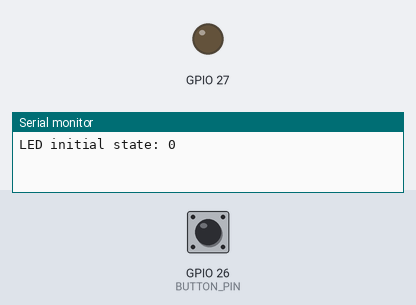
Recording of a sketch running on a simulated ESP32. On the bench: output pins drawn as LEDs (lit = HIGH), the last lines printed to the serial monitor. The inputs (shaded band) are chosen by the test bench; at power-on: GPIO 26 (BUTTON_PIN) HIGH.

Above: at 1.2 s.
1.3 s: GPIO 26 (BUTTON_PIN) pulled LOW for 0.15 s
At 1.7 s:
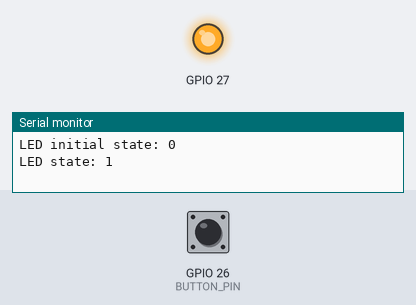
2.9 s: GPIO 26 (BUTTON_PIN) pulled LOW for 1 s
At 4.1 s:
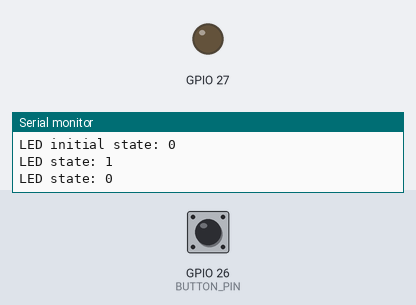
5.4 s: GPIO 26 (BUTTON_PIN) pulled LOW for 3.2 s
At 6.0 s:
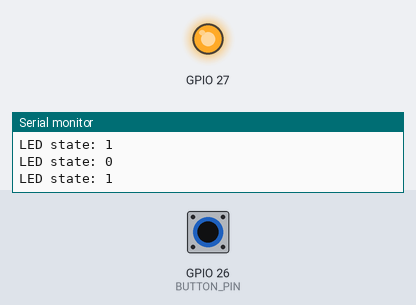
Timing chart, 0 to 8.4 s (numbered marks = the images above; inputs shaded):
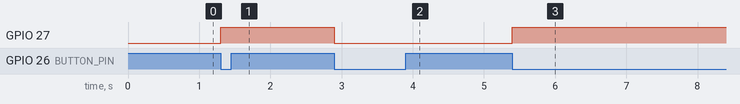

Measured:
- after the input at 1.3 s, GPIO 27: LOW → HIGH at once
- after the input at 2.9 s, GPIO 27: HIGH → LOW at once
- after the input at 5.4 s, GPIO 27: LOW → HIGH at once

The sketch:

sketch.ino
```cpp
#include "ModestIoT.h"
#include "ToggableLedDevice.h"

// --- CONFIGURACIÓN DE PARÁMETROS CONSTANTES ---
// Explicación para principiantes: #define define constantes que el compilador reemplaza antes de compilar el código.
#define LED_INITIAL_STATE false ///< Estado inicial del LED (false = APAGADO).
#define DEBOUNCE_DELAY_MS 200 ///< Tiempo de rebote (debounce) en milisegundos para evitar múltiples lecturas falsas al presionar el botón.

// Instanciamos (creamos) el objeto de nuestro dispositivo IoT.
// Este objeto encapsula el botón, el LED y la lógica que los une.
ToggableLedDevice device; ///< Instancia de la clase ToggableLedDevice.

/**
 * @brief ISR (Rutina de Servicio de Interrupción) para disparar eventos de botón presionado con eliminación de rebote.
 *
 * Explicación para principiantes: Una interrupción física detiene momentáneamente lo que la CPU está haciendo para
 * ejecutar esta función de inmediato cuando el pin del botón cambia de estado.
 * Se ejecuta cuando el pin del botón detecta un flanco de bajada (FALLING), es decir, pasa de HIGH (voltaje alto/suelto)
 * a LOW (voltaje bajo/presionado).
 * La eliminación de rebote (debouncing) asegura que solo se procese un evento por pulsación real, ya que los botones físicos
 * generan ruidos eléctricos oscilantes muy rápidos que podrían interpretarse como múltiples pulsaciones.
 */
void IRAM_ATTR triggerButtonPressedEvent() {
    static unsigned long lastPress = 0; // Almacena el tiempo de la última pulsación válida.
    unsigned long now = millis();       // Obtiene el tiempo actual desde que se encendió la placa (en milisegundos).

    // Si ha pasado suficiente tiempo (200 ms) desde la última pulsación, se considera una pulsación válida.
    if (now - lastPress > DEBOUNCE_DELAY_MS) {
        // Le notificamos a nuestro dispositivo que ocurrió un evento de botón presionado.
        device.triggerButtonEvent(Button::BUTTON_PRESSED_EVENT);
        lastPress = now; // Actualizamos el tiempo de la última pulsación válida.
    }
}

/**
 * @brief Función de configuración inicial del sistema.
 *
 * Se ejecuta una sola vez al encender o reiniciar el microcontrolador.
 */
void setup() {
    Serial.begin(115200); // Inicializa la comunicación serial para poder imprimir mensajes de depuración en la computadora.
    Serial.printf("LED initial state: %d\n", device.getLed().getState()); // Reporta el estado inicial del LED en la terminal serial.

    // Configura la interrupción física en el pin del botón.
    // digitalPinToInterrupt: Traduce el número del pin GPIO al canal de interrupción del hardware.
    // triggerButtonPressedEvent: La función (ISR) que se llamará inmediatamente cuando ocurra el evento.
    // FALLING: Indica que la interrupción se dispara cuando el voltaje del pin cae (de 1 a 0, al presionar el botón).
    attachInterrupt(digitalPinToInterrupt(ToggableLedDevice::BUTTON_PIN), triggerButtonPressedEvent, FALLING);
}

/**
 * @brief Bucle principal de ejecución.
 *
 * Se ejecuta repetidamente de manera infinita después de que termina setup().
 */
void loop() {
    // ¡No se necesita hacer sondeo (polling) constante aquí!
    // Las interrupciones del hardware (ISR) y la arquitectura de eventos del framework
    // se encargan de manejar todo automáticamente de forma asíncrona.
}
```

Actuator.cpp
```cpp
#include "Actuator.h"

// Constructor de la clase Actuator
// Explicación para principiantes: Inicializa los atributos 'pin' y 'handler' (manejador de comandos) del actuador.
Actuator::Actuator(int pin, CommandHandler* commandHandler)
    : pin(pin), handler(commandHandler) {}

// Método para procesar un comando recibido por el actuador
// Explicación para principiantes: Si el actuador tiene registrado un manejador de comandos (handler != nullptr),
// se propaga el comando a ese manejador para realizar acciones adicionales o llevar el registro.
void Actuator::handle(Command command) {
    if (handler != nullptr) {
        handler->handle(command);
    }
}

// Método para cambiar o actualizar dinámicamente el manejador de comandos
void Actuator::setHandler(CommandHandler* commandHandler) {
    handler = commandHandler;
}
```

Actuator.h
```cpp
#ifndef ACTUATOR_H
#define ACTUATOR_H


#include "CommandHandler.h"

/**
 * @brief Clase base Actuator que implementa la interfaz CommandHandler.
 *
 * Explicación para principiantes: Un "Actuador" es cualquier componente de salida que realiza una acción física
 * en el mundo real (por ejemplo: un LED, un servomotor, un relé para encender un motor).
 * Hereda de CommandHandler porque recibe comandos u órdenes para saber qué acción ejecutar.
 */
class Actuator : public CommandHandler {
protected:
    int pin; ///< Pin GPIO físico asignado a este actuador en la placa.
    CommandHandler* handler; ///< Puntero al manejador de comandos opcional que recibirá la confirmación o propagación de los comandos.

public:
    /**
     * @brief Constructor de la clase Actuator.
     * @param pin El pin GPIO físico para el actuador.
     * @param commandHandler Puntero a un CommandHandler para procesar o propagar los comandos (por defecto: nullptr / nulo).
     */
    Actuator(int pin, CommandHandler* commandHandler = nullptr);

    /**
     * @brief Maneja un comando propagándolo al manejador asignado.
     * @param command El comando que se va a procesar.
     */
    void handle(Command command) override;

    /**
     * @brief Asigna o actualiza el manejador de comandos para este actuador.
     * @param commandHandler Puntero al nuevo CommandHandler.
     */
    void setHandler(CommandHandler* commandHandler);
};

#endif // ACTUATOR_H
```

Button.cpp
```cpp
#include "Button.h"
#include <Arduino.h> // Incluye la biblioteca base de Arduino para poder usar pinMode e INPUT_PULLUP.

// Inicializamos el evento estático predefinido del botón pasándole su identificador único.
const Event Button::BUTTON_PRESSED_EVENT = Event(BUTTON_PRESSED_EVENT_ID);

// Constructor de la clase Button
// Explicación para principiantes: Llama al constructor de la clase base 'Sensor' pasándole el pin y el eventHandler.
// Luego ejecuta pinMode(pin, INPUT_PULLUP) para configurar el hardware.
Button::Button(int pin, EventHandler* eventHandler)
    : Sensor(pin, eventHandler) {
    // Configura el pin del botón como entrada con resistencia de pull-up interna.
    // Esto hace que el pin lea HIGH (1) por defecto, y LOW (0) cuando se presiona físicamente el botón para cerrarlo a tierra (GND).
    pinMode(pin, INPUT_PULLUP);
}
```

Button.h
```cpp
#ifndef BUTTON_H
#define BUTTON_H


#include "Sensor.h"

/**
 * @brief Clase concreta Button que hereda de Sensor.
 *
 * Explicación para principiantes: La clase `Button` representa un pulsador físico conectado a la placa.
 * Dado que un botón lee información externa (si está presionado o no), es un tipo de `Sensor`.
 */
class Button : public Sensor {
public:
    // Explicación para principiantes: 'static const' define una constante compartida por todas las instancias de esta clase.
    static const int BUTTON_PRESSED_EVENT_ID = 0; ///< Identificador único para el evento de botón presionado.
    static const Event BUTTON_PRESSED_EVENT; ///< Objeto evento predefinido que representa que el botón fue pulsado.

    /**
     * @brief Constructor del sensor de Botón.
     * @param pin El pin GPIO físico para el botón (se configurará como INPUT_PULLUP en el archivo .cpp).
     * @param eventHandler Puntero al EventHandler opcional para recibir los eventos del botón (por defecto: nullptr / nulo).
     *
     * Explicación para principiantes: INPUT_PULLUP activa una resistencia interna de la placa que mantiene el pin en HIGH (alto/3.3V)
     * por defecto, y cuando el botón se presiona, el voltaje cae a LOW (bajo/0V).
     */
    Button(int pin, EventHandler* eventHandler = nullptr);
};

#endif // BUTTON_H
```

CommandHandler.h
```cpp
#ifndef COMMAND_HANDLER_H
#define COMMAND_HANDLER_H


/**
 * @brief Representa un comando con un identificador único.
 *
 * Explicación para principiantes: Un Comando (Command) es una instrucción u orden para que el sistema realice una acción específica
 * (por ejemplo: "apagar el LED", "encender el LED", "conmutar el LED"). Cada comando tiene un identificador numérico único (id).
 */
struct Command {
    int id; ///< Identificador único para el tipo de comando.

    // Constructor explícito. Permite crear un comando pasando su ID (ej. Command(1)).
    explicit Command(int commandId) : id(commandId) {}

    // Sobrecarga de operador == para comparar si dos comandos son idénticos de forma simple: commandA == commandB
    bool operator==(const Command& other) const { return id == other.id; }
};

/**
 * @brief Interfaz abstracta para manejar comandos.
 *
 * Explicación para principiantes: Al igual que EventHandler, esta clase define un "contrato" en C++.
 * Cualquier clase que herede de CommandHandler debe obligatoriamente implementar el método `handle(Command command)`.
 * Esto permite dar órdenes a los componentes de salida (actuadores como el LED) de forma estandarizada.
 */
class CommandHandler {
public:
    /**
     * @brief Método virtual puro para procesar un comando.
     * @param command El comando u orden que se solicita ejecutar.
     *
     * Toda clase que herede de CommandHandler debe definir este método con su propia lógica de ejecución.
     */
    virtual void handle(Command command) = 0;

    virtual ~CommandHandler() = default; ///< Destructor virtual para asegurar una correcta liberación de memoria en clases heredadas.
};

#endif // COMMAND_HANDLER_H
```

Device.cpp
```cpp
#include "Device.h"

// Explicación para principiantes: No se necesita implementar nada aquí ya que 'Device' es una clase puramente abstracta
// (interfaz) que define métodos virtuales puros. Su único propósito es servir de molde o contrato.
```

Device.h
```cpp
#ifndef DEVICE_H
#define DEVICE_H


#include "EventHandler.h"
#include "CommandHandler.h"

/**
 * @brief Clase abstracta Device que hereda de EventHandler y CommandHandler.
 *
 * Explicación para principiantes: En C++, la herencia múltiple permite a una clase adoptar varios comportamientos.
 * `Device` representa un dispositivo IoT completo. Para ser un dispositivo funcional, debe ser capaz de reaccionar
 * a lecturas físicas (por eso es un EventHandler) y ejecutar órdenes en sus componentes (por eso es un CommandHandler).
 */
class Device : public EventHandler, public CommandHandler {
public:
    /**
     * @brief Maneja un evento recibido por el dispositivo.
     * @param event El evento que se va a procesar (ej. botón presionado).
     */
    virtual void on(Event event) override = 0;

    /**
     * @brief Maneja un comando emitido al dispositivo.
     * @param command El comando que se va a ejecutar.
     */
    virtual void handle(Command command) override = 0;

    virtual ~Device() = default; ///< Destructor virtual para asegurar una correcta liberación de recursos al heredar de esta clase.
};

#endif // DEVICE_H
```

EventHandler.h
```cpp
#ifndef EVENT_HANDLER_H
#define EVENT_HANDLER_H


/**
 * @brief Representa un evento con un identificador único.
 *
 * Explicación para principiantes: Un Evento (Event) es simplemente un mensaje ligero que avisa que "algo sucedió"
 * (por ejemplo: un sensor detectó movimiento, o un botón fue presionado). Cada tipo de evento tiene un número único (id) para identificarlo.
 */
struct Event {
    int id; ///< Identificador único para el tipo de evento.

    // Constructor explícito. Permite crear un evento pasando su ID (ej. Event(0)).
    explicit Event(int eventId) : id(eventId) {}

    // Sobrecarga de operador == para poder comparar si dos eventos son iguales de manera sencilla: eventA == eventB
    bool operator==(const Event& other) const { return id == other.id; }
};

/**
 * @brief Interfaz abstracta para manejar eventos.
 *
 * Explicación para principiantes: En C++, una clase con métodos '= 0' (virtuales puros) actúa como un "contrato" o interfaz.
 * Cualquier clase que herede de EventHandler PROMETE implementar la función `on(Event event)`.
 * Esto permite al sistema reaccionar a cualquier evento de manera genérica.
 */
class EventHandler {
public:
    /**
     * @brief Método virtual puro para manejar un evento.
     * @param event El evento que acaba de ocurrir.
     *
     * Toda clase que herede de EventHandler debe definir este método con su propia lógica de reacción.
     */
    virtual void on(Event event) = 0;

    virtual ~EventHandler() = default; ///< Destructor virtual para asegurar una correcta liberación de memoria en clases heredadas.
};

#endif // EVENT_HANDLER_H
```

Led.cpp
```cpp
#include "Led.h"
#include <Arduino.h> // Incluye la biblioteca de Arduino para controlar pines (pinMode, digitalWrite)

// Inicializa las instancias estáticas de comandos con sus respectivos IDs únicos.
const Command Led::TOGGLE_LED_COMMAND = Command(TOGGLE_LED_COMMAND_ID);
const Command Led::TURN_ON_COMMAND = Command(TURN_ON_COMMAND_ID);
const Command Led::TURN_OFF_COMMAND = Command(TURN_OFF_COMMAND_ID);

// Constructor de la clase Led
// Explicación para principiantes: Llama al constructor de la clase base 'Actuator' e inicializa el atributo 'state'.
// Luego configura el pin físico como SALIDA (OUTPUT) y escribe el estado inicial del LED en dicho pin.
Led::Led(int pin, bool initialState, CommandHandler* commandHandler)
    : Actuator(pin, commandHandler), state(initialState) {
    pinMode(pin, OUTPUT);     // Configura el pin del LED como salida digital.
    digitalWrite(pin, state); // Escribe el estado inicial en el pin (0 para apagado, 1 para encendido).
}

// Método para manejar comandos dirigidos al LED
// Explicación para principiantes: Compara el comando recibido con los predefinidos y realiza la acción física adecuada.
void Led::handle(Command command) {
    if (command == TOGGLE_LED_COMMAND) {
        state = !state;           // Invierte el estado actual (si era true pasa a false, y viceversa).
        digitalWrite(pin, state); // Actualiza el pin físico con el nuevo estado conmutado.
    } else if (command == TURN_ON_COMMAND) {
        state = true;
        digitalWrite(pin, state); // Enciende físicamente el LED.
    } else if (command == TURN_OFF_COMMAND) {
        state = false;
        digitalWrite(pin, state); // Apaga físicamente el LED.
    }
    Actuator::handle(command); // Propaga el comando a un manejador superior (si está registrado) para auditoría o reportes.
}

// Retorna el estado actual del LED (true = ENCENDIDO, false = APAGADO)
bool Led::getState() const {
    return state;
}

// Cambia el estado del LED directamente y actualiza el hardware pin
void Led::setState(bool newState) {
    state = newState;
    digitalWrite(pin, state);
}
```

Led.h
```cpp
#ifndef LED_H
#define LED_H


#include "Actuator.h"

/**
 * @brief Clase concreta Led que hereda de Actuator.
 *
 * Explicación para principiantes: Un LED es un componente físico de salida (un diodo emisor de luz).
 * Como recibe instrucciones para actuar (encenderse, apagarse), es un tipo de `Actuator`.
 */
class Led : public Actuator {
private:
    bool state; ///< Estado actual del LED (true = ENCENDIDO, false = APAGADO).

public:
    // Identificadores únicos de comando
    static const int TOGGLE_LED_COMMAND_ID = 0; ///< Identificador único para el comando de conmutar (cambiar estado).
    static const int TURN_ON_COMMAND_ID = 1; ///< Identificador único para el comando de encender.
    static const int TURN_OFF_COMMAND_ID = 2; ///< Identificador único para el comando de apagar.

    // Objetos Command predefinidos
    static const Command TOGGLE_LED_COMMAND; ///< Comando predefinido para conmutar el LED.
    static const Command TURN_ON_COMMAND; ///< Comando predefinido para encender el LED.
    static const Command TURN_OFF_COMMAND; ///< Comando predefinido para apagar el LED.

    /**
     * @brief Constructor del actuador Led.
     * @param pin El pin GPIO físico para el LED (se configurará como OUTPUT en el archivo .cpp).
     * @param initialState Estado inicial del LED (por defecto: false / APAGADO).
     * @param commandHandler Puntero a un CommandHandler opcional para propagar comandos (por defecto: nullptr / nulo).
     */
    Led(int pin, bool initialState = false, CommandHandler* commandHandler = nullptr);

    /**
     * @brief Maneja los comandos para controlar el estado del LED.
     * @param command El comando que se solicita ejecutar (ej. TOGGLE_LED_COMMAND).
     */
    void handle(Command command) override;

    /**
     * @brief Obtiene el estado actual del LED.
     * @return true si el LED está ENCENDIDO, false si está APAGADO.
     *
     * Explicación para principiantes: 'const' después de una función miembro significa que este método no modifica el estado interno del objeto Led.
     */
    bool getState() const;

    /**
     * @brief Establece el estado del LED directamente.
     * @param newState El nuevo estado deseado (true = ENCENDIDO, false = APAGADO).
     */
    void setState(bool newState);
};

#endif // LED_H
```

ModestIoT.h
```cpp
#ifndef MODEST_IOT_H
#define MODEST_IOT_H


// --- IMPORTACIÓN DE COMPONENTES DEL FRAMEWORK ---
// Explicación para principiantes: Incluir estos encabezados permite que cualquier archivo que incluya "ModestIoT.h"
// tenga acceso a todas las clases y estructuras del framework de una sola vez, simplificando el desarrollo.

#include "EventHandler.h"   // Manejo de Eventos (entrada de sensores)
#include "CommandHandler.h" // Manejo de Comandos (salida de actuadores)
#include "Sensor.h"         // Clase base para Sensores (lectura de señales)
#include "Actuator.h"       // Clase base para Actuadores (acción física)
#include "Button.h"         // Sensor específico de Botón
#include "Led.h"            // Actuador específico de LED
#include "Device.h"         // Clase base que unifica Sensores y Actuadores en un Dispositivo

#endif // MODEST_IOT_H
```

Source omitted: Sensor.cpp (879 bytes), Sensor.h (1599 bytes), ToggableLedDevice.cpp (2070 bytes), ToggableLedDevice.h (2250 bytes)
